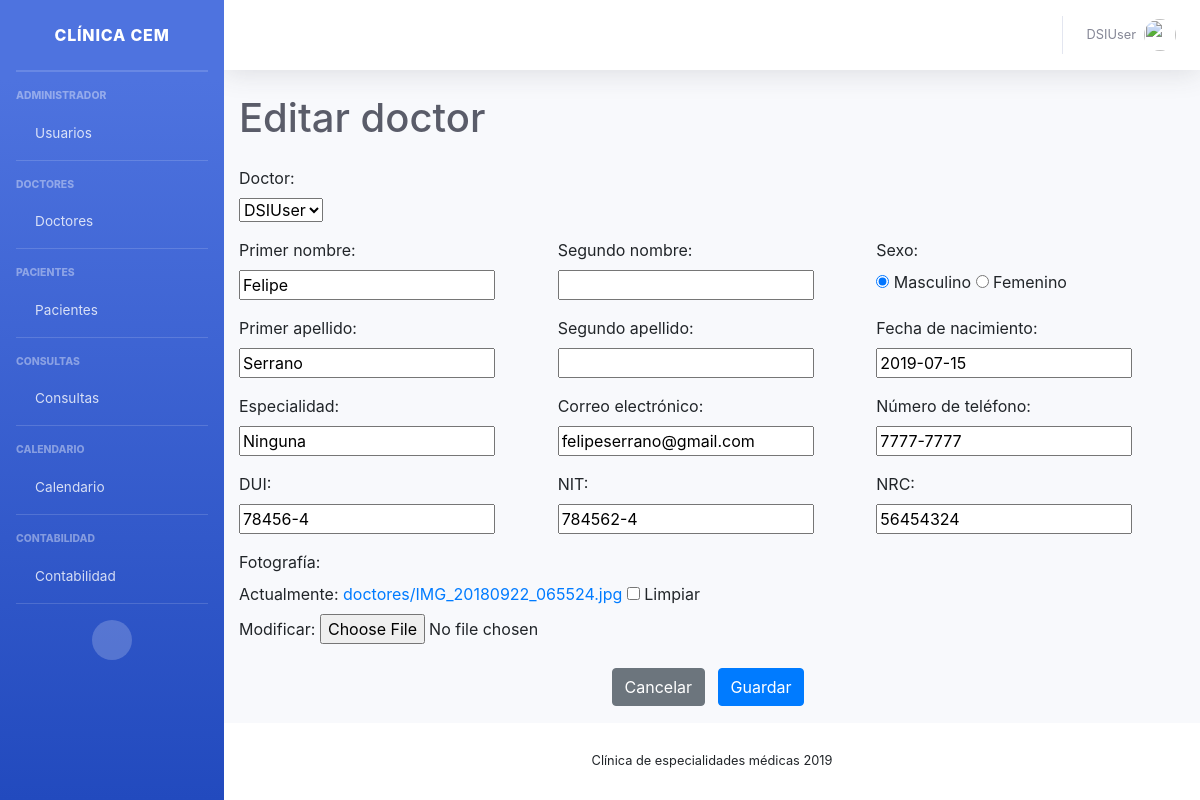
The app's page /doctor/1/editar/ (signed in) with its own data.
### CEM/models.py (models this page shows, shortened)
class Doctor(models.Model):
    user = models.OneToOneField(User, on_delete=models.CASCADE, default = 1)
    primerNombreDoctor = models.CharField(max_length=50, validators=[validate_nombre])
    segundoNombreDoctor = models.CharField(max_length=50, blank = True, null=True,validators=[validate_nombre])
    primerApellidoDoctor = models.CharField(max_length=50,validators=[validate_apellido])
    segundoApellidoDoctor = models.CharField(max_length=50, blank = True, null=True,validators=[validate_apellido])
    especialidad = models.CharField(max_length=50)
    sexoDoctor = models.BooleanField()
    fechaNacimientoDoctor = models.DateField()
    telefonoDoctor = models.CharField(max_length=9,validators=[validate_telefono])
    correoElectronico = models.CharField(max_length=50, validators= [validate_email])
    duiDoctor = models.CharField(max_length = 12,validators=[validate_dui])
    nitDoctor = models.CharField(max_length = 20,validators=[validate_nit])
    ncfDoctor = models.CharField(max_length = 15,validators=[validate_nrc])
    fotografiaDoctor = models.ImageField(upload_to = 'doctores', blank = True, null=True)

### CEM/views.py (the view)
# urls.py: path('doctor/<int:pk>/editar/', doctorEditar, name='doctor_editar'),
@permission_required('CEM.change_doctor', login_url='permisos')
def doctorEditar(request, pk):
    doctor = get_object_or_404(Doctor, pk=pk)
    if request.method == 'POST':
        form = DoctorForm(request.POST, request.FILES, instance = doctor)
        if form.is_valid():
            doctor = form.save(commit=False)
            if request.POST['sexo'] == 'True':
                doctor.sexoDoctor = True
            else:
                doctor.sexoDoctor = False
            doctor.save()
            return redirect('doctores')
        else:
            form = DoctorForm()
    else:
        form = DoctorForm(instance = doctor)
    return render(request, 'doctorEditar.html', {
        'form': form, 'doctor':doctor
    })

### CEM/forms.py
class DoctorForm(forms.ModelForm):
    class Meta:
        model = Doctor
        fields = ('user','primerNombreDoctor', 'segundoNombreDoctor', 'primerApellidoDoctor', 'segundoApellidoDoctor', 'especialidad', 'sexoDoctor', 'fechaNacimientoDoctor',
        'telefonoDoctor', 'correoElectronico', 'duiDoctor', 'nitDoctor', 'ncfDoctor', 'fotografiaDoctor', )
        widgets = {
            'fechaNacimientoDoctor' : DatePickerInput(format='%d/%m/%Y'),
            'nitDoctor': forms.TextInput(attrs={'placeholder':'9999-999999-999-9'}),
            'duiDoctor': forms.TextInput(attrs={'placeholder':'99999999-9'}),
            'ncfDoctor': forms.TextInput(attrs={'placeholder':'999999-9'}),
            'telefonoDoctor': forms.TextInput(attrs={'placeholder':'9999-9999'})
        }
    def __init__(self, *args, **kwargs):
        super(DoctorForm, self).__init__(*args, **kwargs)
        self.fields['fotografiaDoctor'].required = False

### templates/doctorEditar.html (shortened to what this page needs)
{% extends 'base.html' %}
{% block content %}
<h1 class="h1 mb-4 text-gray-800">Editar doctor</h1>
<form method="post" enctype="multipart/form-data">{% csrf_token %}
    <div class="row">
        <div class="form-group col-12">
            <label>Doctor:</label>
            <br>
        {{ form.user }}
        </div>
    </div>
    <div class="form-row">
        <div class="form-group col-md-4">
            <label>Primer nombre:</label>
            <br>
            {{ form.primerNombreDoctor }}
        </div>
        <div class="form-group col-md-4">
            <label for="">Segundo nombre:</label>
            <br>
            {{ form.segundoNombreDoctor }}
        </div>
        <div class="form-group col-md-4">
            <label for="">Sexo:</label>
            <br>
            {% if doctor.sexoDoctor %}
                <input type="radio" name="sexo" value="True" checked> Masculino
                <input type="radio" name="sexo" value="False"> Femenino
            {% else %}
                <input type="radio" name="sexo" value="True"> Masculino
                <input type="radio" name="sexo" value="False" checked> Femenino
            {% endif %}
        </div>
    </div>
    <div class="form-row">
        <div class="form-group col-md-4">
           <label> Primer apellido:</label>
           <br>
            {{ form.primerApellidoDoctor }}
        </div>
        <div class="form-group col-md-4">
            <label>Segundo apellido:</label>
            <br>
            {{ form.segundoApellidoDoctor }}
        </div>
        <div class="form-group col-md-4">
            <label>Fecha de nacimiento:</label>
            <br>
            {{ form.fechaNacimientoDoctor }}
        </div>
    </div>
    <div class="form-row">
        <div class="form-group col-md-4">
            <label>Especialidad:</label>
            <br>
            {{ form.especialidad }}
        </div>
        <div class="form-group col-md-4">
            <label>Correo electrónico:</label>
            <br>
            {{ form.correoElectronico }}
        </div>
        <div class="form-group col-md-4">
            <label>Número de teléfono:</label>
            <br>
            {{ form.telefonoDoctor }}
        </div>
    </div>
    <div class="form-row">
        <div class="form-group col-md-4">
            <label>DUI:</label>
            <br>
            {{ form.duiDoctor }}
        </div>
        <div class="form-group col-md-4">
            <label>NIT:</label>
            <br>
            {{ form.nitDoctor }}
        </div>
        <div class="form-group col-md-4">
            <label>NRC:</label>
            <br>
            {{ form.ncfDoctor }}
        </div>
    </div>
    <div class="form-group">
        <label>Fotografía:</label>
        <br>
        {{ form.fotografiaDoctor }}
    </div>
    <div class="row justify-content-center mt-4">
        <div class="col text-center">
            <a href="{% url 'doctores' %}" class="btn btn-secondary mr-2">Cancelar</a>
            <input type="submit" value="Guardar" class="btn btn-primary mr-2">
        </div>
    </div>
</form>
{% endblock content %}

### templates/base.html (shortened to what this page needs)
{% load static %}
{% load bootstrap4 %}
{% bootstrap_css %}
<!DOCTYPE html>
<html lang="en">
<head>
  <link href="{% static 'vendor/fontawesome-free/css/all.min.css' %}" rel="stylesheet" type="text/css">
  <link href="{% static 'css/sb-admin-2.min.css' %}" rel="stylesheet">
  <link rel="stylesheet" href="{% static 'css/base.css' %}">
  <link href="https://maxcdn.bootstrapcdn.com/bootstrap/4.0.0/css/bootstrap.min.css" rel="stylesheet"/>
  <link rel="stylesheet" type="text/css" href="https://cdn.datatables.net/1.10.20/css/jquery.dataTables.css">
</head>
<body id="page-top">
  <div id="wrapper">
    <ul class="navbar-nav bg-gradient-primary sidebar sidebar-dark accordion" id="accordionSidebar">
      <a class="sidebar-brand d-flex align-items-center justify-content-center" href="{% url 'inicio' %}">
        <div class="sidebar-brand-text mx-3">Clínica CEM</div>
      </a>
      <hr class="sidebar-divider my-0">
      <hr class="sidebar-divider">
      {% if perms.CEM.view_user or perms.CEM.change_user or perms.CEM.add_user or perms.CEM.delete_user %}
      <div class="sidebar-heading">
        Administrador
      </div>
      <li class="nav-item">
        <a class="nav-link collapsed" href="#" data-toggle="collapse" data-target="#collapseTwo0" aria-expanded="true" aria-controls="collapseTwo">
          <i class="fas fa-user-shield"></i>
          <span>Usuarios</span>
        </a>
      </li>
       <hr class="sidebar-divider">
      {% endif %}
      {% if perms.CEM.view_doctor or perms.CEM.change_doctor or perms.CEM.add_doctor or perms.CEM.delete_doctor %}
      <div class="sidebar-heading">
        Doctores
      </div>
      <li class="nav-item">
        <a class="nav-link collapsed" href="#" data-toggle="collapse" data-target="#collapseTwo1" aria-expanded="true" aria-controls="collapseTwo">
          <i class="fas fa-user-md"></i>
          <span>Doctores</span>
        </a>
      </li>
       <hr class="sidebar-divider">
      {% endif %}
      {% if perms.CEM.view_paciente or perms.CEM.change_paciente or perms.CEM.add_paciente or perms.CEM.delete_paciente %}
       <div class="sidebar-heading">
         Pacientes
       </div>
       <li class="nav-item">
         <a class="nav-link collapsed" href="#" data-toggle="collapse" data-target="#collapseTwo2" aria-expanded="true" aria-controls="collapseTwo">
            <i class="fas fa-user-injured"></i>
           <span>Pacientes</span>
         </a>
       </li>
      <hr class="sidebar-divider">
      {% endif %}
      {% if perms.CEM.view_consulta or perms.CEM.change_consulta or perms.CEM.add_consulta or perms.CEM.delete_consulta %}
      <div class="sidebar-heading">
        Consultas
      </div>
      <li class="nav-item">
        <a class="nav-link collapsed" href="#" data-toggle="collapse" data-target="#collapseTwo3" aria-expanded="true" aria-controls="collapseTwo">
            <i class="fas fa-notes-medical"></i>
          <span>Consultas</span>
        </a>
      </li>
      <hr class="sidebar-divider d-none d-md-block">
      {% endif %}
      {% if perms.calendario.view_event or perms.calendario.change_event or perms.calendario.add_event or perms.calendario.delete_event %}
      <div class="sidebar-heading">
        Calendario
      </div>
      <li class="nav-item">
        <a class="nav-link collapsed" href="#" data-toggle="collapse" data-target="#collapseTwo4" aria-expanded="true" aria-controls="collapseTwo">
            <i class="fas fa-calendar-alt"></i>
          <span>Calendario</span>
        </a>
      </li>
      <hr class="sidebar-divider d-none d-md-block">
      {% endif %}
     {% if perms.calendario.view_event or perms.calendario.change_event or perms.calendario.add_event or perms.calendario.delete_event %}
      <div class="sidebar-heading">
        Contabilidad
      </div>
      <li class="nav-item">
        <a class="nav-link collapsed" href="#" data-toggle="collapse" data-target="#collapseTwo5" aria-expanded="true" aria-controls="collapseTwo">
            <i class="far fa-money-bill-alt"></i>
          <span>Contabilidad</span>
        </a>
      </li>
      <hr class="sidebar-divider d-none d-md-block">
      {% endif %}
      <div class="text-center d-none d-md-inline">
        <button class="rounded-circle border-0" id="sidebarToggle"></button>
      </div>
    </ul>
    <div id="content-wrapper" class="d-flex flex-column">
      <div id="content">
        <nav class="navbar navbar-expand navbar-light bg-white topbar mb-4 static-top shadow">
          <ul class="navbar-nav ml-auto">
            {% if request.user.is_authenticated %}
              <li class="nav-item dropdown no-arrow">
                <a class="nav-link dropdown-toggle" href="#" id="userDropdown" role="button" data-toggle="dropdown" aria-haspopup="true" aria-expanded="false">
                  <span class="mr-2 d-none d-lg-inline text-gray-600 small">{{ request.user.username }}</span>
                  <img class="img-profile rounded-circle" src="/CEM/imagenes/male-user-shadow.png">
                </a>
              </li>
            {% endif %}
          </ul>
        </nav>
        <div class="container-fluid">
            {% block content %}
            {% endblock content %}
        </div>
      </div>
      <footer class="sticky-footer bg-white">
        <div class="container my-auto">
          <div class="copyright text-center my-auto">
            <span>Clínica de especialidades médicas 2019</span>
          </div>
        </div>
      </footer>
    </div>
  </div>
</body>
</html>

### static/css/base.css (style rules this page uses)
.btn { outline: none; color: black; background-color: transparent; box-shadow: 0 0 0 0; }

### records on screen
Doctor: user "DSIUser", primerNombreDoctor "Felipe", primerApellidoDoctor "Serrano", fechaNacimientoDoctor "2019-07-15", especialidad "Ninguna", correoElectronico "felipeserrano@gmail.com", telefonoDoctor "7777-7777", duiDoctor "78456-4", nitDoctor "784562-4", ncfDoctor "56454324"

### other values on screen
{{ request.user.username }} "DSIUser"
